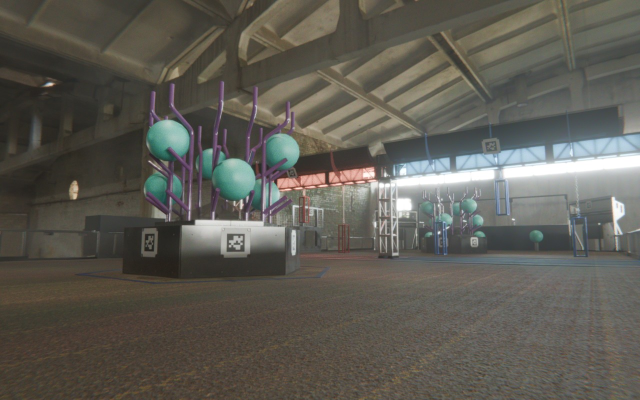
#> input picture renders/0001.jpg, 1280 x 800 px (shown at 1/2 size)
$ python detect_purple.py   (older library calls are emulated)
#> lines starting #> are read from the running program, lines starting #| are printed output that depends on the picture
import numpy as np
import cv2
import timeit


from functools import wraps
from time import time

def timing(f):
    @wraps(f)
    def wrap(*args, **kw):
        ts = time()
        result = f(*args, **kw)
        te = time()
        print('func:%r args:[%r, %r] took: %2.4f sec' % \
          (f.__name__, args, kw, te-ts))
        return result
    return wrap

def adaptive_normalize(image, kernel_size=15, sigma=3.0):
    """
    Adaptively normalize an image by dividing each pixel by the
    Gaussian-weighted local average of its neighborhood.

    :param image: Input image (NumPy array). Can be grayscale or color.
    :param kernel_size: Size of the Gaussian kernel (must be odd).
    :param sigma: Standard deviation for the Gaussian kernel.
    :return: Adaptively normalized image (NumPy array, uint8).
    """

    # Ensure image is in float format for division operations
    image_float = image.astype(np.float32)

    # If image has multiple channels (e.g., BGR color),
    # apply the operation to each channel separately.
    if len(image_float.shape) == 3:
        # Split channels
        channels = cv2.split(image_float)
        normalized_channels = []

        for ch in channels:
            # Gaussian blur for local average
            blurred = cv2.GaussianBlur(ch, (kernel_size, kernel_size), sigma)
            # Add a small epsilon to avoid division by zero
            eps = 1e-8
            # Perform per-pixel division
            norm_ch = ch / (blurred + eps)
            normalized_channels.append(norm_ch)

        # Merge channels back
        normalized = cv2.merge(normalized_channels)

    else:
        # Single-channel (grayscale) case
        blurred = cv2.GaussianBlur(image_float, (kernel_size, kernel_size), sigma)
        eps = 1e-8
        normalized = image_float / (blurred + eps)

    return normalized

i = cv2.imread("renders/0001.jpg")
#> i is the input picture: shape (800, 1280, 3); mean B, G, R 84, 91.9, 94.4

@timing
def process(i):
    i = adaptive_normalize(i, kernel_size=31, sigma=11.0)
#> the loop in adaptive_normalize, `for ch in channels:` made 3 passes
#> pass 1, in adaptive_normalize, `blurred = cv2.GaussianBlur(ch, (kernel_size, kernel_size), sigma)`:
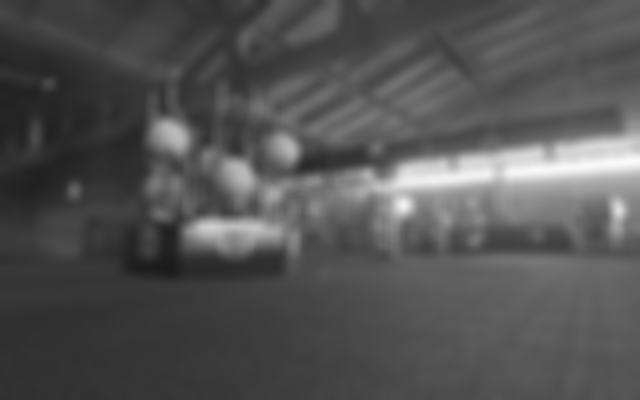
#> blurred: shape (800, 1280) float32 (shown at 1/2 size); min 27.44, max 250.3, mean 84
#> pass 1, in adaptive_normalize, `norm_ch = ch / (blurred + eps)`:
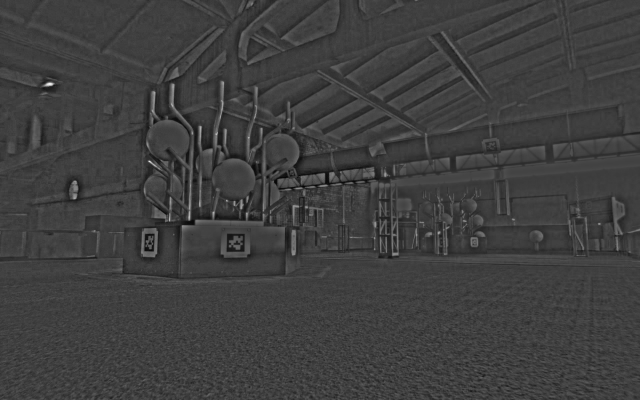
#> norm_ch: shape (800, 1280) float32 (shown at 1/2 size); min 0.303, max 3.08, mean 0.996; drawn with min black and max white
#> after the loop in adaptive_normalize, `for ch in channels:`: normalized_channels = 3 items
    i = i.astype(np.float32)
    i = i/256
    gray = cv2.cvtColor(i, cv2.COLOR_BGR2GRAY)

    mean_vals = cv2.mean(i)[:3]  # Extract the first 3 values (ignoring alpha if present)
#> mean_vals = (0.00389, 0.00389, 0.00389)
    mean_vals = np.array(mean_vals, dtype=np.float32).reshape(1, 1, 3)
#> mean_vals = [[0.00389, 0.00389, 0.00389]]
    a = i / mean_vals

    r=a[:,:,2]; g=a[:,:,1]; b=a[:,:,0]

    a = r + b - 2*g-abs(r-b)
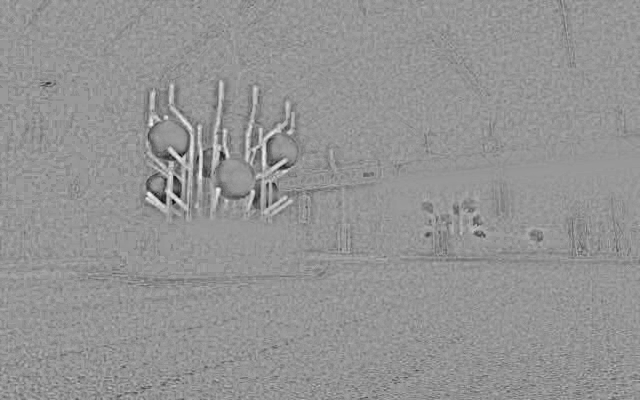
#> a: shape (800, 1280) float32 (shown at 1/2 size); min -1.22, max 0.811, mean -0.0417; drawn with min black and max white
    a = cv2.normalize(a, None, 0, 1.0, cv2.NORM_MINMAX, dtype=cv2.CV_32F)
    a = cv2.max(0, a-0.5)*2
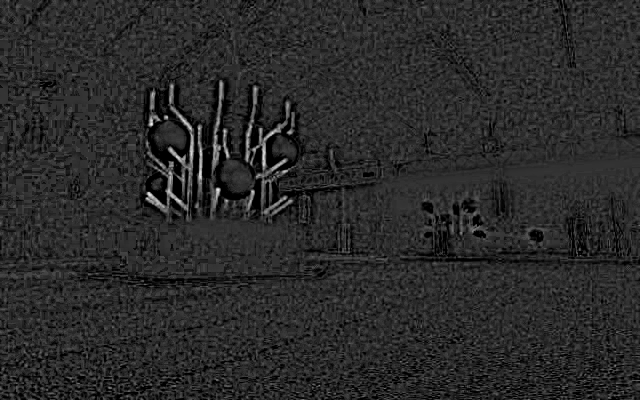
#> a: shape (800, 1280) float32 (shown at 1/2 size); min 0, max 1, mean 0.166
    return a


cv2.imshow("img", process(i))
cv2.waitKey(5000)
